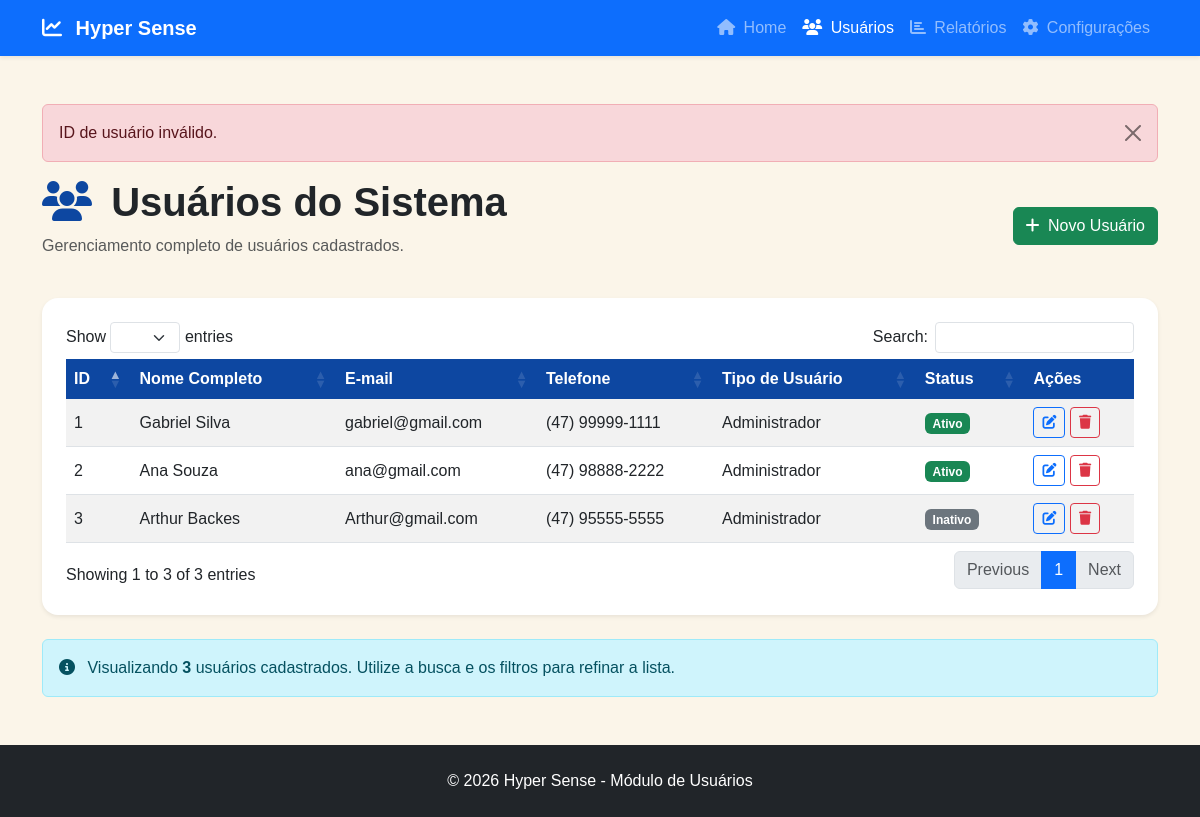
The page /Tela/usuario.php?erro=id_invalido on the database its author committed.
### tables this page shows
CREATE TABLE IF NOT EXISTS usuarios (
    id INT AUTO_INCREMENT PRIMARY KEY,
    nome VARCHAR(100) NOT NULL,
    email VARCHAR(150) NOT NULL,
    telefone VARCHAR(20) NULL,
    tipo VARCHAR(50) NULL,
    status VARCHAR(20) NOT NULL DEFAULT 'Ativo',
    criado_em DATETIME NOT NULL DEFAULT CURRENT_TIMESTAMP,
    ultimo_acesso DATETIME NULL
);

### Tela/usuario.php (the view, shortened to what this page needs)
<?php
require_once "../Infra/conexao.php";
$sql = "
    SELECT
        id,
        nome,
        email,
        telefone,
        tipo,
        status,
        criado_em
    FROM usuarios
    ORDER BY id ASC
";
$resultado = $conexao->query($sql);
$usuarios = [];
if ($resultado) {
    while ($usuario = $resultado->fetch_assoc()) {
        $usuarios[] = $usuario;
    }
}
$totalUsuarios = count($usuarios);
$paginaAtual = basename($_SERVER["PHP_SELF"]);
$mensagem = "";
$tipoMensagem = "";
$sucesso = $_GET["sucesso"] ?? "";
$erro = $_GET["erro"] ?? "";
$mensagensSucesso = [
    "cadastro" => "Usuário cadastrado com sucesso!",
    "edicao" => "Usuário atualizado com sucesso!",
    "exclusao" => "Usuário excluído com sucesso!"
];
$mensagensErro = [
    "id_invalido" => "ID de usuário inválido.",
    "nao_encontrado" => "Usuário não encontrado."
];
if (isset($mensagensSucesso[$sucesso])) {
    $mensagem = $mensagensSucesso[$sucesso];
    $tipoMensagem = "success";
} elseif (isset($mensagensErro[$erro])) {
    $mensagem = $mensagensErro[$erro];
    $tipoMensagem = "danger";
}
function isAtiva(
    string $pagina,
    string $paginaAtual
): string {
    return $pagina === $paginaAtual
        ? "active"
        : "";
}
function statusBadgeClass(
    string $status
): string {
    return $status === "Ativo"
        ? "bg-success"
        : "bg-secondary";
}
?>
<!DOCTYPE html>
<html lang="pt-br">
<head>
    <link
        href="https://cdn.jsdelivr.net/npm/bootstrap@5.3.0/dist/css/bootstrap.min.css"
        rel="stylesheet">
    <link
        rel="stylesheet"
        href="https://cdnjs.cloudflare.com/ajax/libs/font-awesome/6.4.0/css/all.min.css">
    <link
        rel="stylesheet"
        href="https://cdn.datatables.net/1.13.4/css/dataTables.bootstrap5.min.css">
    <link
        rel="stylesheet"
        href="https://cdn.datatables.net/responsive/2.5.0/css/responsive.bootstrap5.min.css">
    <link
        rel="stylesheet"
        href="../Css/style.css">
</head>
<body>
<nav class="navbar navbar-expand-lg navbar-dark bg-primary shadow-sm">
    <div class="container">
        <a
            class="navbar-brand fw-bold"
            href="index.php">
            <i class="fas fa-chart-line me-2"></i>
            Hyper Sense
        </a>
        <div
            class="collapse navbar-collapse"
            id="navbarMain">
            <ul class="navbar-nav ms-auto mb-2 mb-lg-0">
                <li class="nav-item">
                    <a
                        class="nav-link"
                        href="index.php">
                        <i class="fas fa-home me-1"></i>
                        Home
                    </a>
                </li>
                <li class="nav-item">
                    <a
                        class="nav-link <?= isAtiva(
                            "usuario.php",
                            $paginaAtual
                        ) ?>"
                        href="usuario.php">
                        <i class="fas fa-users me-1"></i>
                        Usuários
                    </a>
                </li>
                <li class="nav-item">
                    <a
                        class="nav-link"
                        href="#">
                        <i class="fas fa-chart-bar me-1"></i>
                        Relatórios
                    </a>
                </li>
                <li class="nav-item">
                    <a
                        class="nav-link"
                        href="#">
                        <i class="fas fa-cog me-1"></i>
                        Configurações
                    </a>
                </li>
            </ul>
        </div>
    </div>
</nav>
<div class="container my-5">
    <?php if ($mensagem): ?>
        <div class="alert alert-<?= htmlspecialchars($tipoMensagem, ENT_QUOTES, "UTF-8") ?> alert-dismissible fade show" role="alert">
            <?= htmlspecialchars($mensagem, ENT_QUOTES, "UTF-8") ?>
            <button type="button" class="btn-close" data-bs-dismiss="alert" aria-label="Fechar"></button>
        </div>
    <?php endif; ?>
    <div class="row mb-4">
        <div class="col">
            <h1 class="display-6 fw-semibold">
                <i class="fas fa-users text-primary me-2"></i>
                Usuários do Sistema
            </h1>
            <p class="text-muted">
                Gerenciamento completo de usuários cadastrados.
            </p>
        </div>
        <div class="col-auto align-self-center">
            <a
                href="cadastro.php"
                class="btn btn-success">
                <i class="fas fa-plus me-1"></i>
                Novo Usuário
            </a>
        </div>
    </div>
    <div class="card shadow-sm border-0 rounded-4">
        <div class="card-body p-4">
            <div class="table-responsive">
                <table
                    id="tabelaUsuarios"
                    class="table table-hover table-striped align-middle">
                    <thead class="table-primary">
                        <tr>
                            <th>ID</th>
                            <th>Nome Completo</th>
                            <th>E-mail</th>
                            <th>Telefone</th>
                            <th>Tipo de Usuário</th>
                            <th>Status</th>
                            <th>Ações</th>
                        </tr>
                    </thead>
                    <tbody>
                        <?php foreach ($usuarios as $usuario): ?>
                            <tr
                                data-id="<?= htmlspecialchars(
                                    $usuario["id"],
                                    ENT_QUOTES,
                                    "UTF-8"
                                ) ?>">
                                <td>
                                    <?= htmlspecialchars(
                                        $usuario["id"],
                                        ENT_QUOTES,
                                        "UTF-8"
                                    ) ?>
                                </td>
                                <td>
                                    <?= htmlspecialchars(
                                        $usuario["nome"],
                                        ENT_QUOTES,
                                        "UTF-8"
                                    ) ?>
                                </td>
                                <td>
                                    <?= htmlspecialchars(
                                        $usuario["email"],
                                        ENT_QUOTES,
                                        "UTF-8"
                                    ) ?>
                                </td>
                                <td>
                                    <?= htmlspecialchars(
                                        $usuario["telefone"],
                                        ENT_QUOTES,
                                        "UTF-8"
                                    ) ?>
                                </td>
                                <td>
                                    <?= htmlspecialchars(
                                        $usuario["tipo"],
                                        ENT_QUOTES,
                                        "UTF-8"
                                    ) ?>
                                </td>
                                <td>
                                    <span
                                        class="badge <?= statusBadgeClass(
                                            $usuario["status"]
                                        ) ?>">
                                        <?= htmlspecialchars(
                                            $usuario["status"],
                                            ENT_QUOTES,
                                            "UTF-8"
                                        ) ?>
                                    </span>
                                </td>
                                <td>
                                    <a href="editar.php?id=<?= (int)$usuario["id"] ?>"
                                       class="btn btn-sm btn-outline-primary"
                                       title="Editar usuário">
                                        <i class="fas fa-edit"></i>
                                    </a>
                                    <a href="excluir.php?id=<?= (int)$usuario["id"] ?>"
                                       class="btn btn-sm btn-outline-danger btn-excluir-usuario"
                                       title="Excluir usuário">
                                        <i class="fas fa-trash"></i>
                                    </a>
                                </td>
                            </tr>
                        <?php endforeach; ?>
                    </tbody>
                </table>
            </div>
        </div>
    </div>
    <div
        class="alert alert-info mt-4"
        role="alert">
        <i class="fas fa-info-circle me-2"></i>
        Visualizando
        <strong>
            <span id="totalUsuariosSpan">
                <?= htmlspecialchars(
                    $totalUsuarios,
                    ENT_QUOTES,
                    "UTF-8"
                ) ?>
            </span>
        </strong>
        usuários cadastrados.
        Utilize a busca e os filtros para refinar a lista.
    </div>
</div>
<footer class="bg-dark text-white py-4 mt-5">
    <div class="container text-center">
        <p class="mb-0">
            &copy; <?= date("Y") ?>
            Hyper Sense - Módulo de Usuários
        </p>
    </div>
</footer>
</body>
</html>

### Css/style.css (style rules this page uses)
body { min-height: 100vh; }
.card { overflow: hidden; }
:root { --hyper-azul: #1e88e5; --hyper-azul-escuro: #0d47a1; --hyper-fundo: #fbf5e9; }
html, body { background: var(--hyper-fundo); }
body { font-family: Arial, Helvetica, sans-serif; }
.table thead th { background: var(--hyper-azul-escuro); color: #fff; border: 0; white-space: nowrap; }
.table tbody td { vertical-align: middle; }
.text-primary { color: var(--hyper-azul-escuro) !important; }

### rows shown on the page
usuarios: id "1", nome "Gabriel Silva", email "gabriel@gmail.com", telefone "(47) 99999-1111", tipo "Administrador", status "Ativo"
usuarios: id "2", nome "Ana Souza", email "ana@gmail.com", telefone "(47) 98888-2222", tipo "Administrador", status "Ativo"
usuarios: id "3", nome "Arthur Backes", email "Arthur@gmail.com", telefone "(47) 95555-5555", tipo "Administrador", status "Inativo"

### other values the page prints
$mensagem "ID de usuário inválido."
$totalUsuarios "3"
